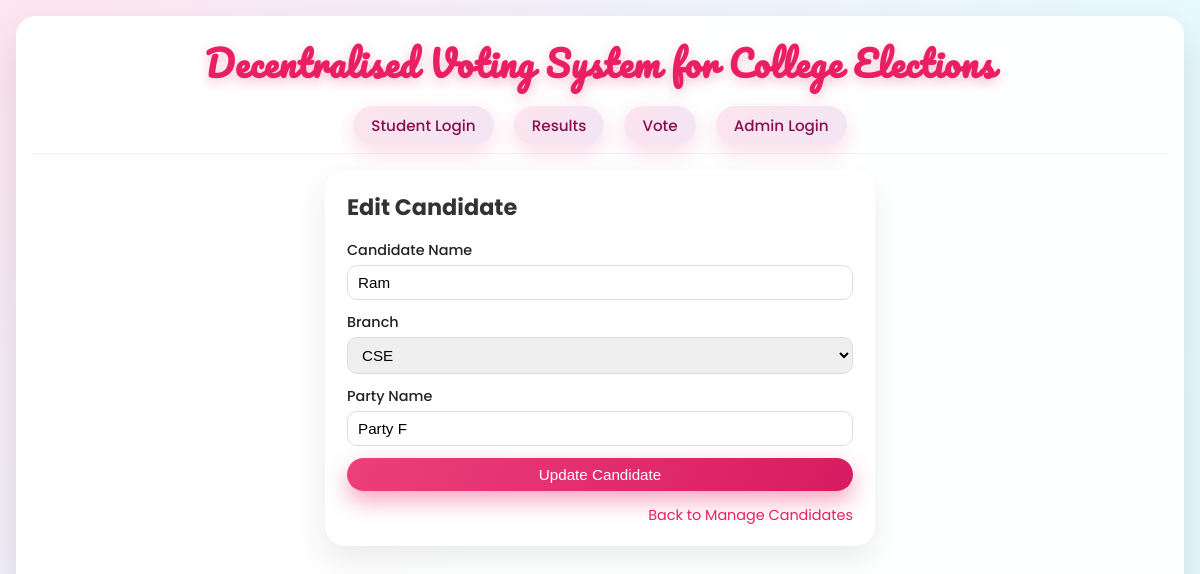
Screenshot of /admin/edit_candidate/2 (signed in) with the database file from the repository.
### tables this page shows
CREATE TABLE candidates (
            id INTEGER PRIMARY KEY AUTOINCREMENT,
            name TEXT NOT NULL,
            branch TEXT NOT NULL,
            party TEXT NOT NULL,
            votes INTEGER DEFAULT 0
        );

### app.py (the view, shortened to what this page needs)
@app.route("/admin/edit_candidate/<int:candidate_id>", methods=["GET", "POST"])
@login_required_admin
def edit_candidate(candidate_id):
    conn = get_db_connection()
    cur = conn.cursor()
    cur.execute("SELECT * FROM candidates WHERE id = ?", (candidate_id,))
    candidate = cur.fetchone()
    conn.close()
    if not candidate:
        flash("Candidate not found.", "error")
        return redirect(url_for("manage_candidates"))
    return render_template("edit_candidate.html", candidate=candidate)

### app.py (called while the page is built)
def get_db_connection():
    conn = sqlite3.connect(DB_NAME)
    conn.row_factory = sqlite3.Row
    return conn

def login_required_admin(f):
    from functools import wraps
    @wraps(f)
    def wrapper(*args, **kwargs):
        if "is_admin" not in session or not session["is_admin"]:
            flash("Please login as admin to access this page.", "error")
            return redirect(url_for("admin_login"))
        return f(*args, **kwargs)
    return wrapper

### templates/edit_candidate.html (shortened to what this page needs)
{% extends "base.html" %}
{% block content %}
<div class="card">
    <h2>Edit Candidate</h2>
    <form method="POST" class="form">
        <div class="form-group">
            <label for="name">Candidate Name</label>
            <input type="text" id="name" name="name" value="{{ candidate['name'] }}" required>
        </div>
        <div class="form-group">
            <label for="branch">Branch</label>
            <select id="branch" name="branch" required>
                <option value="CSE" {% if candidate['branch'] == 'CSE' %}selected{% endif %}>CSE</option>
            </select>
        </div>
        <div class="form-group">
            <label for="party">Party Name</label>
            <input type="text" id="party" name="party" value="{{ candidate['party'] }}" required>
        </div>
        <button type="submit" class="btn primary-btn">Update Candidate</button>
    </form>
    <div class="bottom-links">
        <a href="{{ url_for('manage_candidates') }}">Back to Manage Candidates</a>
    </div>
</div>
{% endblock %}

### static/styles.css (style rules this page uses)
* { box-sizing: border-box; margin: 0; padding: 0; }
body { min-height: 100vh; font-family: 'Poppins', sans-serif; background: radial-gradient(circle at top left, #ffe6f0, #f0f4ff, #e3fdfd); display: flex; justify-content: center; align-items: stretch; color: #222; }
.card { width: 100%; max-width: 550px; background: white; border-radius: 20px; padding: 20px 22px; box-shadow: 0 14px 30px rgba(0, 0, 0, 0.08); }
.card h2 { margin-bottom: 16px; font-size: 1.4rem; color: #333; }
.form { display: flex; flex-direction: column; gap: 12px; }
.form-group { display: flex; flex-direction: column; gap: 4px; }
.form-group label { font-size: 0.9rem; font-weight: 500; }
.form-group input, .form-group select { border-radius: 10px; border: 1px solid #ddd; padding: 8px 10px; font-size: 0.95rem; outline: none; transition: border 0.15s ease, box-shadow 0.15s ease; }
.btn { border: none; border-radius: 999px; padding: 8px 18px; font-size: 0.95rem; font-weight: 500; cursor: pointer; outline: none; transition: transform 0.15s ease, box-shadow 0.15s ease, background 0.15s ease; }
.primary-btn { background: linear-gradient(120deg, #ec407a, #d81b60); color: white; box-shadow: 0 10px 22px rgba(233, 30, 99, 0.4); }
.bottom-links { margin-top: 14px; display: flex; gap: 16px; justify-content: flex-end; font-size: 0.9rem; }
.bottom-links a { text-decoration: none; color: #e91e63; }

### rows the page displays
candidates: name "Ram", branch "CSE", party "Party F"
